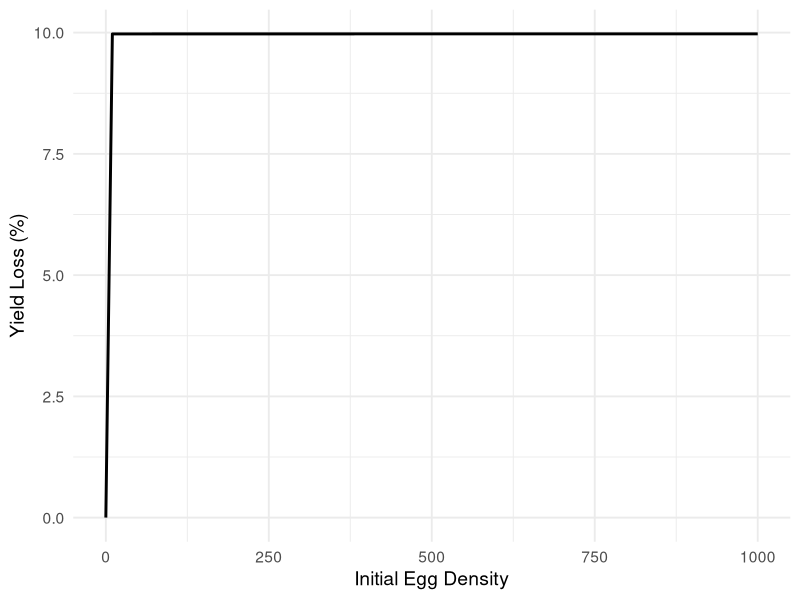

Write the R code that produced this figure.
library(deSolve)
library(ggplot2)
library(tidyr)


eggs<-seq(0,1000,by=10)
control<-0#seq(0,.5,by=.1)#seq(0,1,by=0.5)
outputlist<-list()
index<-1
Maxbiomass<-50
HarvestIndex<-0.2
for(l in eggs){
  for(c in control){
# Parameters from the table
params <- c(        #Initial Mass
  r = 0.1,        # Growth rate of maize
  K_M = Maxbiomass,        # Max biomass of maize
  beta = 5e-8,     # Plant attack rate by caterpillars
  b = 125,         # Eggs laid per day per female
  W = 0.5,         # Proportion of females
  K_E = 1e8,       # Carrying capacity of eggs
  K_L = 1e6,       # Carrying capacity of larvae
  alpha_E = 1/3,   # Rate out of egg stage
  mu_E = 0.01,     # Mortality of eggs
  alpha_L = 1/14,  # Rate out of larvae
  mu_L = 0.01,     # Mortality of larvae
  alpha_P = 1/9,   # Rate out of pupae
  mu_P = 0.01,     # Mortality of pupae
  mu_A = 0.01,     # Mortality of adults
  alpha_p = 1/9,   # Same as alpha_P
  e = 0.2,          # Leaf impact factor
  u_E = c,          # Egg control factor
  u_L = c,         # Larvae control factor
  u_P = c,          # Pupae control factor
  u_A = c          # Adult control factor
)

# Derived parameter
params["theta"] <- params["e"] * params["beta"]

# Initial conditions: M, E, L, P, A
state <- c(M = 15, E = l, L = 0, P = 0, A = 0)

# Time
times <- seq(0, 120, by = 1)

# ODE system
faw_model <- function(t, state, parameters) {
  with(as.list(c(state, parameters)), {
    dM <- (r * M * (1 - (M / K_M))) - (theta * L * M)
    dE <- (b * (1 - (E / K_E)) * W * A) - ((alpha_E + mu_E + u_E) * E)
    dL <- (alpha_E * (1 - (L / K_L)) * E) + (theta * L * M) - ((alpha_L + mu_L + u_L) * L)
    dP <- (alpha_L * L) - ((mu_P + alpha_p + u_P) * P)
    dA <- (alpha_p * P) - ((mu_A + u_A) * A)
    
    list(c(dM, dE, dL, dP, dA))
  })
}

# Solve the system
out <- ode(y = state, times = times, func = faw_model, parms = params)

# Convert to data frame
outputlist[[index]] <- data.frame(Biomass = max(out[,2]), Control_Proportion = c,
                                  Eggs = l)
index<-index+1
}
}
outdf<-do.call(rbind,outputlist)
outdf$Yieldestimate<-outdf$Biomass*HarvestIndex
outdf$Yieldloss<-100-((outdf$Yieldestimate/(HarvestIndex*Maxbiomass) *100))
p <- ggplot(outdf, aes(x = Eggs, y = Yieldloss)) +
  geom_line(size = 1) +
  labs(
    x = "Initial Egg Density",
    y = "Yield Loss (%)"
   ) +
  theme_minimal(base_size = 14) +
  theme(
    panel.background = element_rect(fill = "transparent", color = NA), # for export
    plot.background = element_rect(fill = "transparent", color = NA),
    legend.position = "right",
    legend.key = element_blank()
  )
